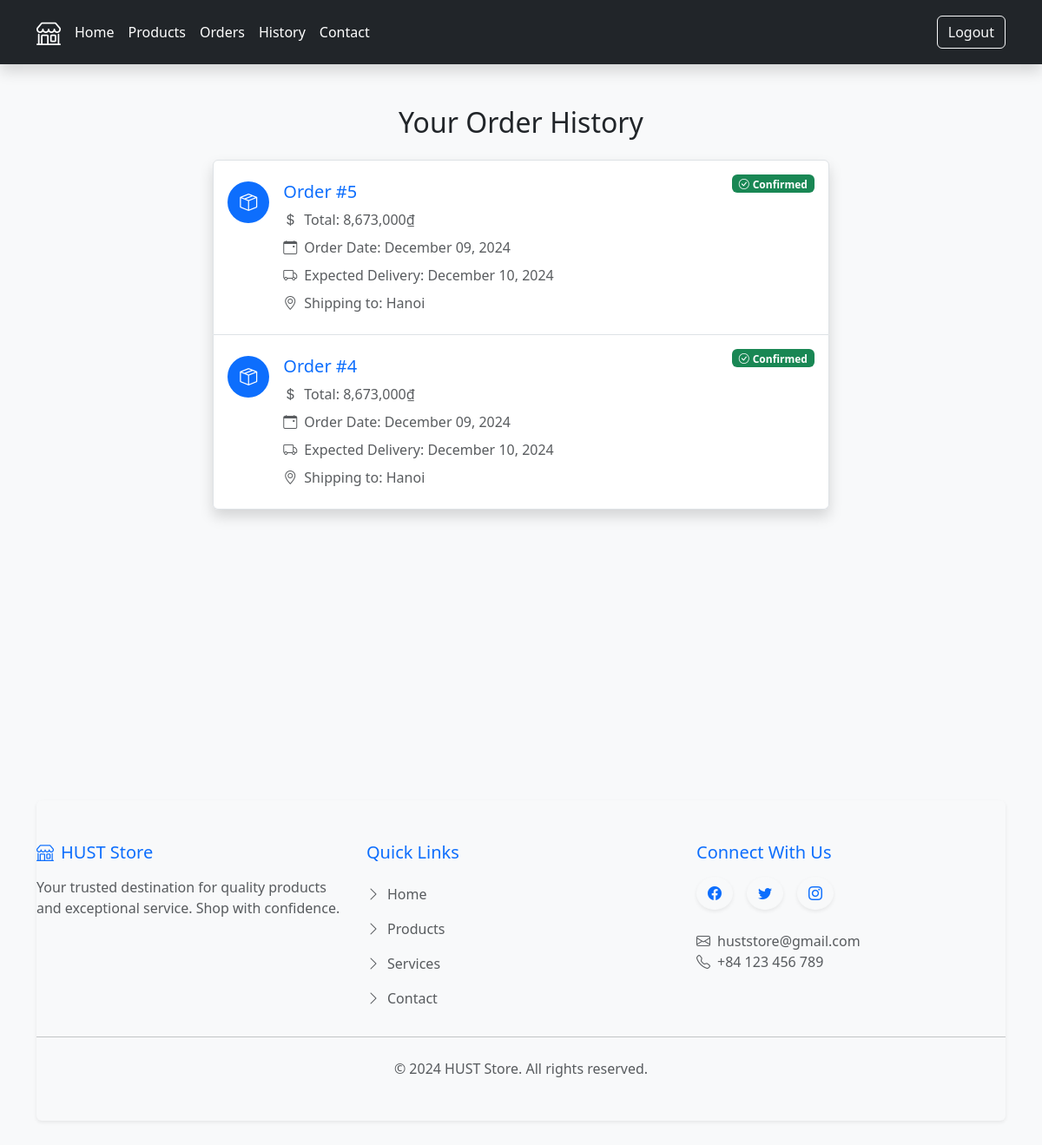
Before: /history (signed in) with the older database file.
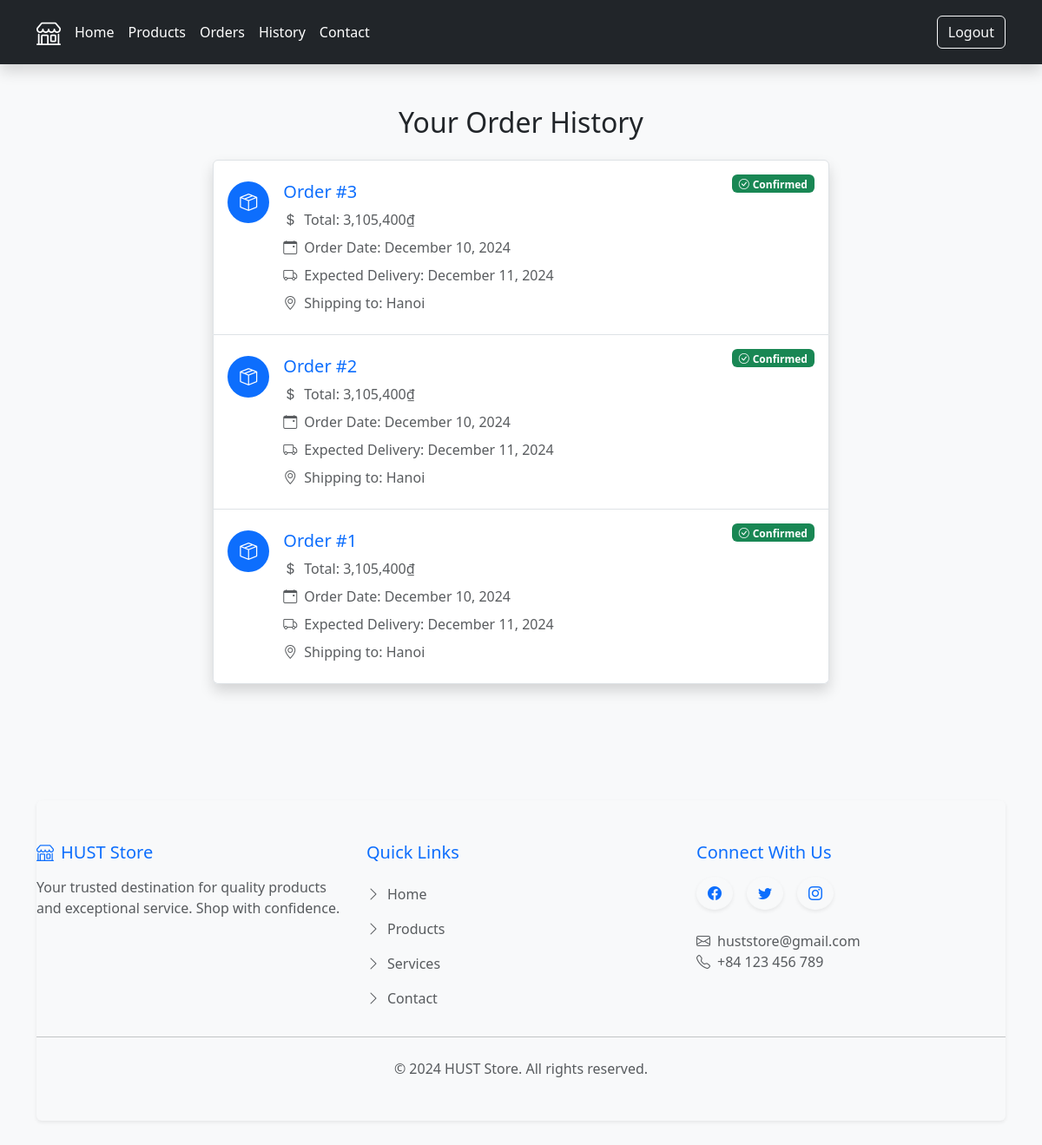
After: the same page with the newer database file.
### main.py (models this page shows)
class Order(db.Model):
    __tablename__ = "orders"
    id: Mapped[int] = mapped_column(Integer, primary_key=True)
    user_id: Mapped[int] = mapped_column(db.ForeignKey("users.id"))
    user = relationship("User")
    selections: Mapped[List["Selection"]] = relationship(back_populates="order")
    order_date: Mapped[str] = mapped_column(String, nullable=False)
    confirmed: Mapped[Optional[bool]] = mapped_column(Boolean)
    feedback: Mapped[Optional[str]] = mapped_column(String)

class User(UserMixin, db.Model):
    __tablename__ = "users"
    id: Mapped[int] = mapped_column(Integer, primary_key=True)
    email: Mapped[str] = mapped_column(String, unique=True)
    name: Mapped[str]= mapped_column(String, nullable=False)
    password: Mapped[str] = mapped_column(String, nullable=False)
    selections = relationship("Selection", back_populates="user")
    address: Mapped[Optional[str]] = mapped_column(String)
    shipping: Mapped[Optional[str]] = mapped_column(String)
    total_price: Mapped[Optional[str]] = mapped_column(String)
    summary: Mapped[Optional[str]] = mapped_column(String)
    delivery_date: Mapped[Optional[str]] = mapped_column(String)

### main.py (the view)
@app.route('/history', methods=["POST", "GET"])
def history():
    list = db.session.execute(db.select(Order).order_by(desc(Order.id)).where(Order.user_id == current_user.id)).scalars().all()
    return render_template('history.html', list=list)

### main.py (called while the page is built)
@login_manager.user_loader
def load_user(user_id):
    return db.session.get(User, user_id)

### templates/history.html (shortened to what this page needs)
{% include 'header.html' %}
<div class="main py-5">
  <div class="container">
    <h2 class="text-center mb-4 animate__animated animate__fadeInDown">Your Order History</h2>
    <div class="row justify-content-center">
      <div class="col-lg-8">
        {% if list %}
        <div class="list-group shadow animate__animated animate__fadeInUp">
          {% for each in list:%}
          <a href="{{url_for('show_order', order_id=each.id)}}" class="list-group-item list-group-item-action d-flex gap-3 py-4 position-relative hover-shadow transition-all" aria-current="true">
            <div class="d-flex align-items-center justify-content-center bg-primary rounded-circle flex-shrink-0" style="width: 48px; height: 48px;">
              <i class="bi bi-box-seam text-white fs-5"></i>
            </div>
            <div class="d-flex gap-2 w-100 justify-content-between">
              <div>
                <h5 class="mb-2 text-primary">Order #{{each.id}}</h5>
                <p class="mb-2 text-muted">
                  <i class="bi bi-currency-dollar me-2"></i>Total: {{each.user.total_price}}
                </p>
                <p class="mb-2 text-muted">
                  <i class="bi bi-calendar-event me-2"></i>Order Date: {{each.order_date}}
                </p>
                <p class="mb-2 text-muted">
                  <i class="bi bi-truck me-2"></i>Expected Delivery: {{each.user.delivery_date}}
                </p>
                <p class="mb-0 text-muted">
                  <i class="bi bi-geo-alt me-2"></i>Shipping to: {{each.user.address}}
                </p>
              </div>
              {% if each.confirmed != None %}
                {% if each.confirmed == True %}
                <div class="badge bg-success position-absolute top-0 end-0 m-3">
                  <i class="bi bi-check-circle me-1"></i>Confirmed
                </div>
                {% else %}
                <div class="badge bg-danger position-absolute top-0 end-0 m-3">
                  <i class="bi bi-x-circle me-1"></i>Declined
                </div>
                {% endif %}
              {% else %}
                <div class="badge bg-warning position-absolute top-0 end-0 m-3">
                  <i class="bi bi-hourglass-split me-1"></i>Pending
                </div>
              {% endif %}
            </div>
          </a>
          {% endfor %}
        </div>
        {% endif %}
      </div>
    </div>
  </div>
</div>
{% include 'footer.html' %}

Changed rows visible on the page:
removed Order: id "5", user.total_price "8,673,000₫", order_date "December 09, 2024", user.delivery_date "December 10, 2024", user.address "Hanoi", confirmed True (drawn)
removed Order: id "4", user.total_price "8,673,000₫", order_date "December 09, 2024", user.delivery_date "December 10, 2024", user.address "Hanoi", confirmed True (drawn)
now on this page (row edited): Order: id "3", user.total_price "3,105,400₫", order_date "December 10, 2024", user.delivery_date "December 11, 2024", user.address "Hanoi", confirmed True (drawn)
now on this page (row edited): Order: id "2", user.total_price "3,105,400₫", order_date "December 10, 2024", user.delivery_date "December 11, 2024", user.address "Hanoi", confirmed True (drawn)
now on this page (row edited): Order: id "1", user.total_price "3,105,400₫", order_date "December 10, 2024", user.delivery_date "December 11, 2024", user.address "Hanoi", confirmed True (drawn)
